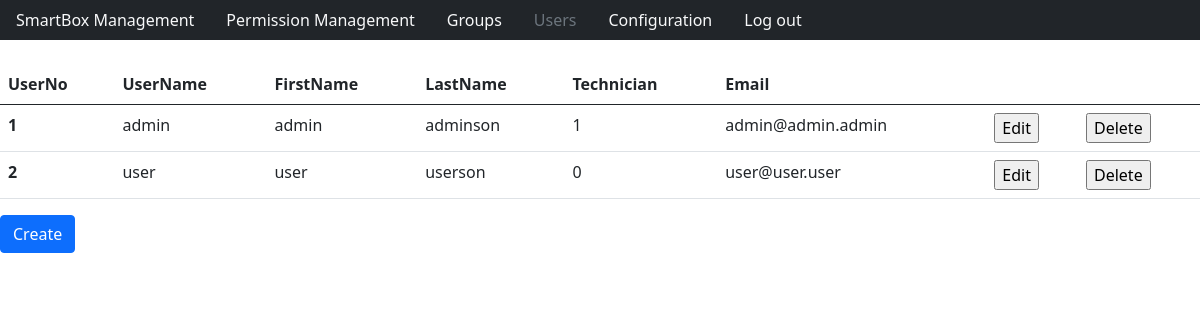
The app's page /userManagement.php (signed in) with its own data.
### tables this page shows
CREATE TABLE `users` (
  `UserNo` int(11) NOT NULL AUTO_INCREMENT,
  `UserName` varchar(50) UNIQUE DEFAULT NULL,
  `FirstName` varchar(50) DEFAULT NULL,
  `LastName` varchar(50) DEFAULT NULL,
  `Technician` BOOLEAN DEFAULT 0,
  `Email` varchar(50) DEFAULT NULL,
  `Password` varchar(255) DEFAULT NULL,
  PRIMARY KEY (`UserNo`)
);

### userManagement.php (the view, shortened to what this page needs)
<?php
    include_once "htmlHead.php";
    include_once "databaseConnect.php";
    include_once "navigationBar.php";
?>
    <body>
        <?php
            if($_SESSION["userIsAdmin"]==0){
                $sqlStatement = $connection->prepare("SELECT * from users where UserNo=(select UserNo from users where UserName=?)");
                $sqlStatement->bind_param("s", $_SESSION["currentUser"]);
                $sqlStatement->execute();
                $result = $sqlStatement->get_result();
            }else{
                $result = $connection->query("SELECT * from users");
            }
            if ($result) {
                        ?>
                <table class="table">
                    <thead>
                        <tr>
                            <th scope="col">UserNo</th>
                            <th scope="col">UserName</th>
                            <th scope="col">FirstName</th>
                            <th scope="col">LastName</th>
                            <th scope="col">Technician</th>
                            <th scope="col">Email</th>
                            <th scope="col"></th>
                            <th scope="col"></th>
                        </tr>
                    </thead>
                    <tbody>
                        <?php
                        while ($row = $result->fetch_assoc()) {?>
                            <tr>
                                <th scope="row"><?= $row["UserNo"] ?></th>
                                <td><?= $row["UserName"] ?></td>
                                <td><?= $row["FirstName"] ?></td>
                                <td><?= $row["LastName"] ?></td>
                                <td><?= $row["Technician"] ?></td>
                                <td><?= $row["Email"] ?></td>
                                <td>
                                    <form method="POST">
                                        <input type="submit" value="Edit">
                                    </form>
                                </td>
                                <?php if($_SESSION["userIsAdmin"]==1){?>
                                    <td>
                                        <form method="POST">
                                            <input type="submit" value="Delete">
                                        </form>
                                    </td>
                                <?php }?>
                            </tr>
                        <?php }?>
                    </tbody>
                </table>
<?php
            }  else {
                print "Something went wrong selecting data";
            }
        ?>
        <?php
    if($_SESSION["userIsAdmin"]==1){
        ?>
        <form action="" method="post">
            <input type="submit" class="btn btn-primary" value="Create">
        </form>
<?php
    }
    ?>
    </body>
</html>

### records on screen
users: UserNo "1", UserName "admin", FirstName "admin", LastName "adminson", Technician "1", Email "admin@admin.admin"
users: UserNo "2", UserName "user", FirstName "user", LastName "userson", Technician "0", Email "user@user.user"

### other values on screen
$pageText "SmartBox Management"
$pageText "Permission Management"
$pageText "Groups"
$pageText "Configuration"
